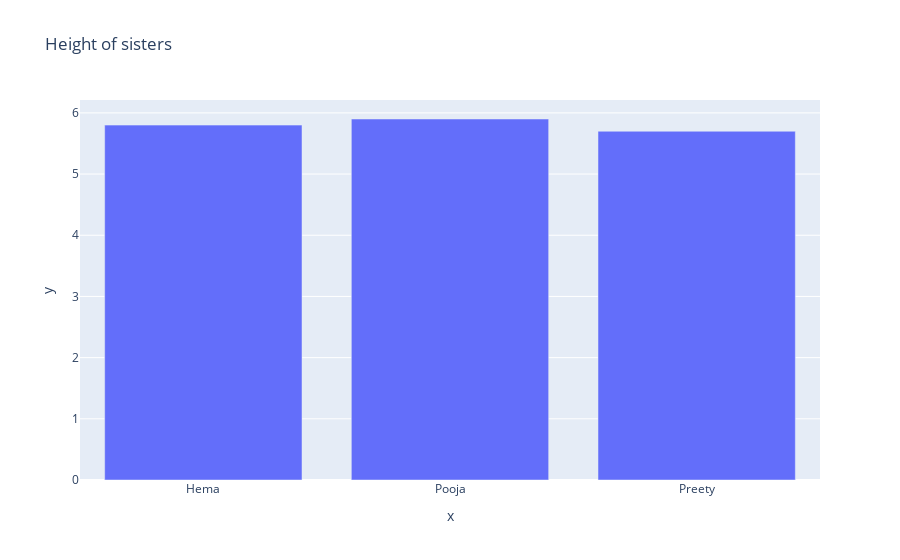

This figure's notebook cell:
### Code cell
fig = px.bar(x=names, y=heights, title='Height of sisters')
fig.show()
fig.write_image("01_barplot.png")

### Figure 1 — Plotly figure (JSON) as saved in the notebook; plotly's stock layout.template omitted (floating-point values rounded to 4 significant figures)
{"data": [{"alignmentgroup": "True", "hovertemplate": "x=%{x}<br>y=%{y}<extra></extra>", "legendgroup": "", "marker": {"color": "#636efa", "pattern": {"shape": ""}}, "name": "", "offsetgroup": "", "orientation": "v", "showlegend": false, "textposition": "auto", "type": "bar", "x": ["Hema", "Pooja", "Preety"], "xaxis": "x", "y": [5.8, 5.9, 5.7], "yaxis": "y"}], "layout": {"barmode": "relative", "legend": {"tracegroupgap": 0}, "title": {"text": "Height of sisters"}, "xaxis": {"anchor": "y", "domain": [0, 1], "title": {"text": "x"}}, "yaxis": {"anchor": "x", "domain": [0, 1], "title": {"text": "y"}}}}
